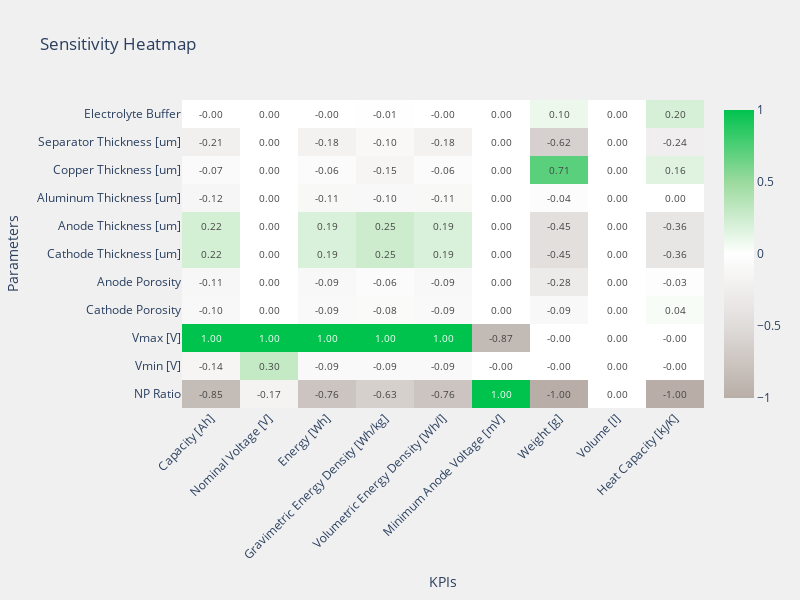

This figure's notebook cell:
### Markdown cell above
`plot_sensitivities` plots the sensitivities of each KPI to variation in each design parameter

### Code cell
eqm_results.plot_sensitivities()

### Figure 1 — Plotly figure (JSON) as saved in the notebook; plotly's stock layout.template omitted (floating-point values rounded to 4 significant figures)
{"data": [{"colorscale": [[0, "#00c34e"], [0.25, "#9bda9e"], [0.5, "#ffffff"], [0.75, "#e0dcda"], [1, "#b8aea7"]], "reversescale": true, "text": [["-0.85", "-0.17", "-0.76", "-0.63", "-0.76", "1.00", "-1.00", "0.00", "-1.00"], ["-0.14", "0.30", "-0.09", "-0.09", "-0.09", "-0.00", "-0.00", "0.00", "-0.00"], ["1.00", "1.00", "1.00", "1.00", "1.00", "-0.87", "-0.00", "0.00", "-0.00"], ["-0.10", "0.00", "-0.09", "-0.08", "-0.09", "0.00", "-0.09", "0.00", "0.04"], ["-0.11", "0.00", "-0.09", "-0.06", "-0.09", "0.00", "-0.28", "0.00", "-0.03"], ["0.22", "0.00", "0.19", "0.25", "0.19", "0.00", "-0.45", "0.00", "-0.36"], ["0.22", "0.00", "0.19", "0.25", "0.19", "0.00", "-0.45", "0.00", "-0.36"], ["-0.12", "0.00", "-0.11", "-0.10", "-0.11", "0.00", "-0.04", "0.00", "0.00"], ["-0.07", "0.00", "-0.06", "-0.15", "-0.06", "0.00", "0.71", "0.00", "0.16"], ["-0.21", "0.00", "-0.18", "-0.10", "-0.18", "0.00", "-0.62", "0.00", "-0.24"], ["-0.00", "0.00", "-0.00", "-0.01", "-0.00", "0.00", "0.10", "0.00", "0.20"]], "textfont": {"size": 10}, "texttemplate": "%{text}", "type": "heatmap", "x": ["Capacity [Ah]", "Nominal Voltage [V]", "Energy [Wh]", "Gravimetric Energy Density [Wh/kg]", "Volumetric Energy Density [Wh/l]", "Minimum Anode Voltage [mV]", "Weight [g]", "Volume [l]", "Heat Capacity [kJ/K]"], "y": ["NP Ratio", "Vmin [V]", "Vmax [V]", "Cathode Porosity", "Anode Porosity", "Cathode Thickness [um]", "Anode Thickness [um]", "Aluminum Thickness [um]", "Copper Thickness [um]", "Separator Thickness [um]", "Electrolyte Buffer"], "z": [[-0.8457, -0.1715, -0.757, -0.6274, -0.757, 1.0, -1, 0, -1], [-0.1432, 0.2998, -0.08547, -0.08547, -0.08547, -3.226e-14, -1.588e-13, 0, -9.953e-14], [1, 1, 1, 1, 1, -0.8701, -1.588e-13, 0, -9.953e-14], [-0.1008, 0, -0.08757, -0.07543, -0.08757, 0, -0.09316, 0, 0.04134], [-0.1074, 0, -0.09334, -0.0563, -0.09334, 0, -0.2842, 0, -0.03323], [0.22, 0, 0.1912, 0.2505, 0.1912, 0, -0.4538, 0, -0.3632], [0.22, 0, 0.1912, 0.2505, 0.1912, 0, -0.4538, 0, -0.3632], [-0.122, 0, -0.106, -0.1004, -0.106, 0, -0.04284, 0, 0.00363], [-0.06594, 0, -0.05729, -0.1496, -0.05729, 0, 0.7089, 0, 0.1577], [-0.2114, 0, -0.1837, -0.1028, -0.1837, 0, -0.621, 0, -0.2357], [-4.517e-14, 0, -4.293e-14, -0.01262, -3.398e-14, 0, 0.09676, 0, 0.2037]]}], "layout": {"height": 600, "paper_bgcolor": "rgba(240, 240, 240, 1)", "plot_bgcolor": "rgba(240, 240, 240, 1)", "title": {"text": "Sensitivity Heatmap"}, "width": 800, "xaxis": {"tickangle": -45, "title": {"text": "KPIs"}}, "yaxis": {"title": {"text": "Parameters"}}}}
